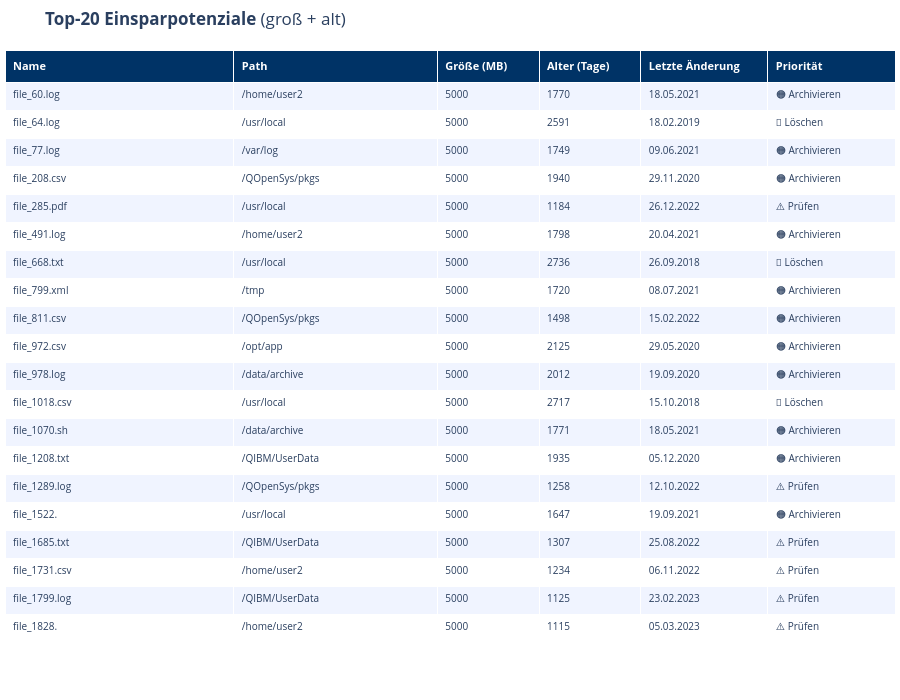

The cell this chart's notebook holds for it:
### Markdown cell above
---
## 9️⃣ „Leichen"-Analyse: Top-20 Einsparpotenziale

> **Kernaussage:** Konkrete Liste der größten, ältesten Dateien — direkt handlungsorientiert für den Vorgesetzten.

### Code cell
leichen = ef[
    (ef['alter_tage'] > 3 * 365) &
    (ef['Size'] > ef['Size'].quantile(0.75))
].copy()

leichen['Priorität'] = pd.cut(
    leichen['alter_tage'],
    bins=[0, 4*365, 6*365, np.inf],
    labels=['⚠️ Prüfen', '🟠 Archivieren', '🔴 Löschen']
)

top20 = leichen.nlargest(20, 'Size')[['Name', 'Path', 'Size', 'alter_tage', 'MRMod_Tme', 'Priorität']]
top20 = top20.rename(columns={'Size': 'Größe (MB)', 'alter_tage': 'Alter (Tage)', 'MRMod_Tme': 'Letzte Änderung'})
top20['Größe (MB)'] = top20['Größe (MB)'].round(2)
top20['Letzte Änderung'] = top20['Letzte Änderung'].dt.strftime('%d.%m.%Y')

print(f'\n⚠️  {len(leichen):,} Dateien mit Einsparpotenzial gefunden'
      f' → {leichen["Size"].sum()/1024:.1f} GB potenziell freizugeben\n')

# Formatierte Tabelle mit Plotly
fig_tbl = go.Figure(data=[go.Table(
    columnwidth=[180, 160, 80, 80, 100, 100],
    header=dict(
        values=[f'<b>{c}</b>' for c in top20.columns],
        fill_color=CORP_BLUE,
        font=dict(color='white', size=11),
        align='left',
        height=32,
    ),
    cells=dict(
        values=[top20[c] for c in top20.columns],
        fill_color=[['#F0F4FF' if i % 2 == 0 else 'white' for i in range(len(top20))]],
        align='left',
        font=dict(size=10),
        height=28,
    )
)])
fig_tbl.update_layout(
    title='<b>Top-20 Einsparpotenziale</b> (groß + alt)',
    height=700,
    margin=dict(t=50, l=5, r=5, b=5),
)
fig_tbl.show()
top20.to_csv('ifs_einsparpotenziale_top20.csv', sep=';', encoding='utf-8', index=False)
print('💾 Export: ifs_einsparpotenziale_top20.csv')

### Figure 1 — Plotly figure (JSON) as saved in the notebook; plotly's stock layout.template omitted (floating-point values rounded to 4 significant figures)
{"data": [{"cells": {"align": "left", "fill": {"color": [["#F0F4FF", "white", "#F0F4FF", "white", "#F0F4FF", "white", "#F0F4FF", "white", "#F0F4FF", "white", "#F0F4FF", "white", "#F0F4FF", "white", "#F0F4FF", "white", "#F0F4FF", "white", "#F0F4FF", "white"]]}, "font": {"size": 10}, "height": 28, "values": [["file_60.log", "file_64.log", "file_77.log", "file_208.csv", "file_285.pdf", "file_491.log", "file_668.txt", "file_799.xml", "file_811.csv", "file_972.csv", "file_978.log", "file_1018.csv", "file_1070.sh", "file_1208.txt", "file_1289.log", "file_1522.", "file_1685.txt", "file_1731.csv", "file_1799.log", "file_1828."], ["/home/user2", "/usr/local", "/var/log", "/QOpenSys/pkgs", "/usr/local", "/home/user2", "/usr/local", "/tmp", "/QOpenSys/pkgs", "/opt/app", "/data/archive", "/usr/local", "/data/archive", "/QIBM/UserData", "/QOpenSys/pkgs", "/usr/local", "/QIBM/UserData", "/home/user2", "/QIBM/UserData", "/home/user2"], [5000, 5000, 5000, 5000, 5000, 5000, 5000, 5000, 5000, 5000, 5000, 5000, 5000, 5000, 5000, 5000, 5000, 5000, 5000, 5000], [1770, 2591, 1749, 1940, 1184, 1798, 2736, 1720, 1498, 2125, 2012, 2717, 1771, 1935, 1258, 1647, 1307, 1234, 1125, 1115], ["18.05.2021", "18.02.2019", "09.06.2021", "29.11.2020", "26.12.2022", "20.04.2021", "26.09.2018", "08.07.2021", "15.02.2022", "29.05.2020", "19.09.2020", "15.10.2018", "18.05.2021", "05.12.2020", "12.10.2022", "19.09.2021", "25.08.2022", "06.11.2022", "23.02.2023", "05.03.2023"], ["🟠 Archivieren", "🔴 Löschen", "🟠 Archivieren", "🟠 Archivieren", "⚠️ Prüfen", "🟠 Archivieren", "🔴 Löschen", "🟠 Archivieren", "🟠 Archivieren", "🟠 Archivieren", "🟠 Archivieren", "🔴 Löschen", "🟠 Archivieren", "🟠 Archivieren", "⚠️ Prüfen", "🟠 Archivieren", "⚠️ Prüfen", "⚠️ Prüfen", "⚠️ Prüfen", "⚠️ Prüfen"]]}, "columnwidth": [180, 160, 80, 80, 100, 100], "header": {"align": "left", "fill": {"color": "#003366"}, "font": {"color": "white", "size": 11}, "height": 32, "values": ["<b>Name</b>", "<b>Path</b>", "<b>Größe (MB)</b>", "<b>Alter (Tage)</b>", "<b>Letzte Änderung</b>", "<b>Priorität</b>"]}, "type": "table"}], "layout": {"height": 700, "margin": {"b": 5, "l": 5, "r": 5, "t": 50}, "title": {"text": "<b>Top-20 Einsparpotenziale</b> (groß + alt)"}}}
